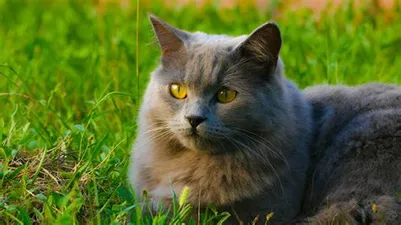
#> input picture photos/cat.webp, 401 x 225 px
$ python splitmerge.py
#> lines starting #> are read from the running program, lines starting #| are printed output that depends on the picture
import cv2 as cv
import matplotlib.pyplot as plt
import numpy as np

img = cv.imread('photos/cat.webp')
#> img is the input picture: shape (225, 401, 3); mean B, G, R 40.1, 106.4, 88.2
cv.imshow('cat', img)

blank = np.zeros(img.shape[:2],dtype=np.uint8)

b,g,r = cv.split(img)
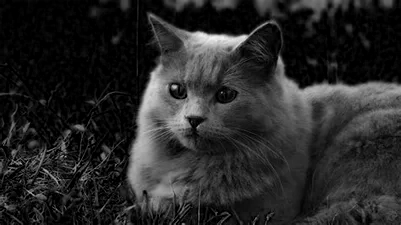
#> b: shape (225, 401); min 0, max 244, mean 40.1
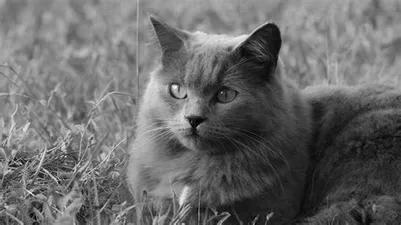
#> g: shape (225, 401); min 0, max 255, mean 106.4
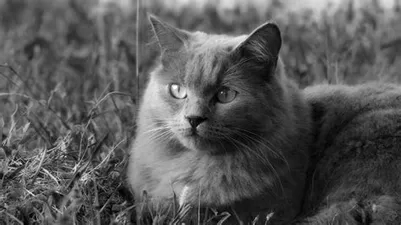
#> r: shape (225, 401); min 0, max 255, mean 88.2

blue = cv.merge([b,blank,blank])
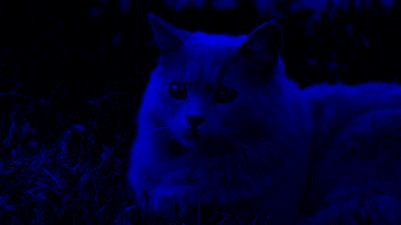
#> blue: shape (225, 401, 3); mean of channels 0, 1, 2 40.1, 0, 0; drawn as B, G, R
green = cv.merge([blank,g, blank])
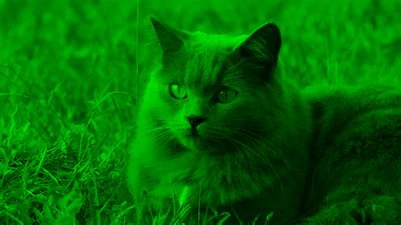
#> green: shape (225, 401, 3); mean of channels 0, 1, 2 0, 106.4, 0; drawn as B, G, R
red = cv.merge([blank,blank, r])
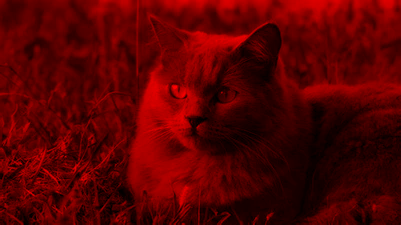
#> red: shape (225, 401, 3); mean of channels 0, 1, 2 0, 0, 88.2; drawn as B, G, R

cv.imshow('Blue', blue)
cv.imshow('Green', green)
cv.imshow('Red', red)

print(img.shape)
#| (225, 401, 3)
print(b.shape)
#| (225, 401)
print(g.shape)
#| (225, 401)
print(r.shape)
#| (225, 401)

merged = cv.merge([b,g,r])
cv.imshow('Merged', merged)

cv.waitKey(0)
